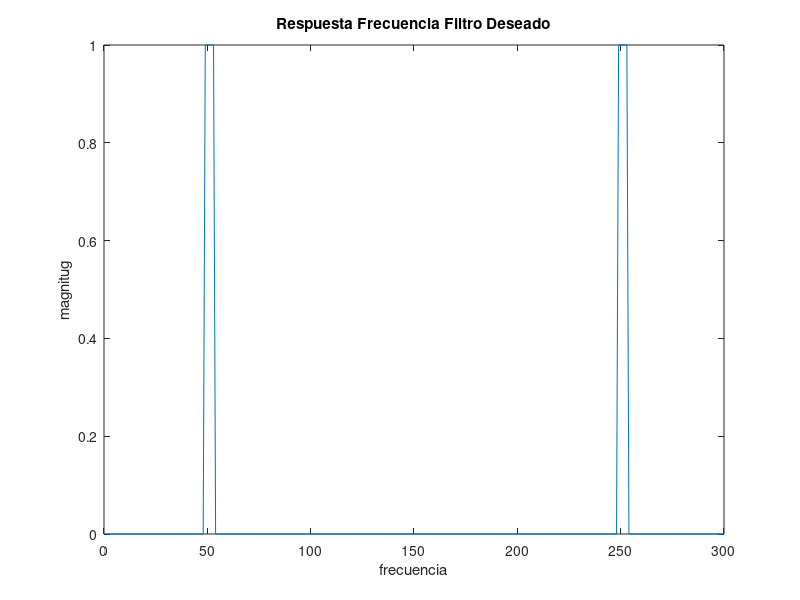
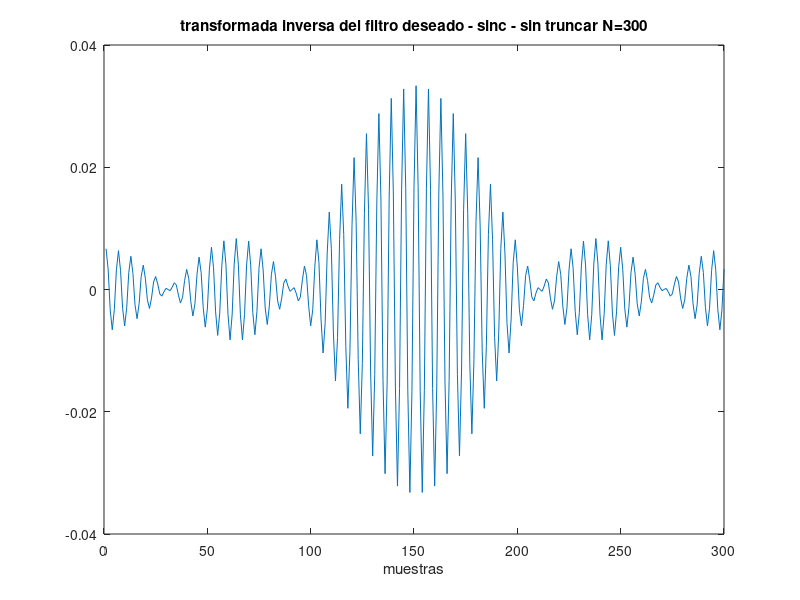
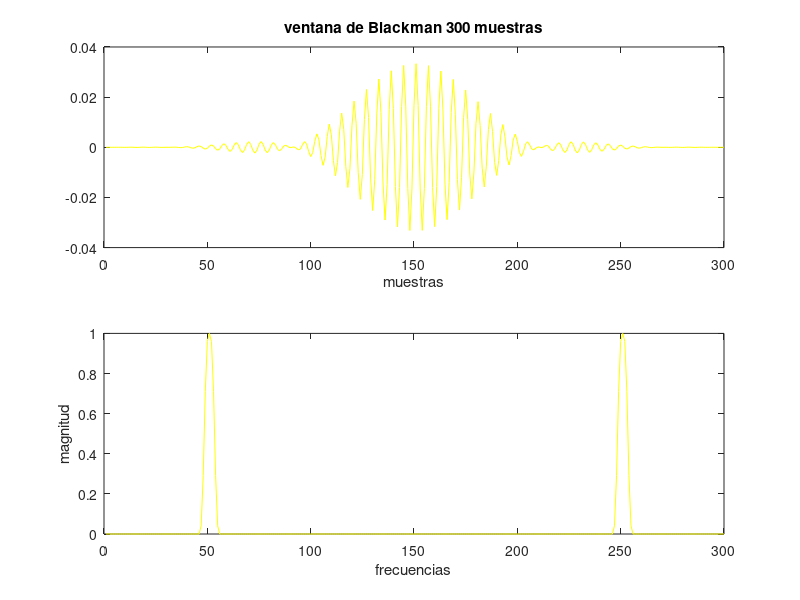
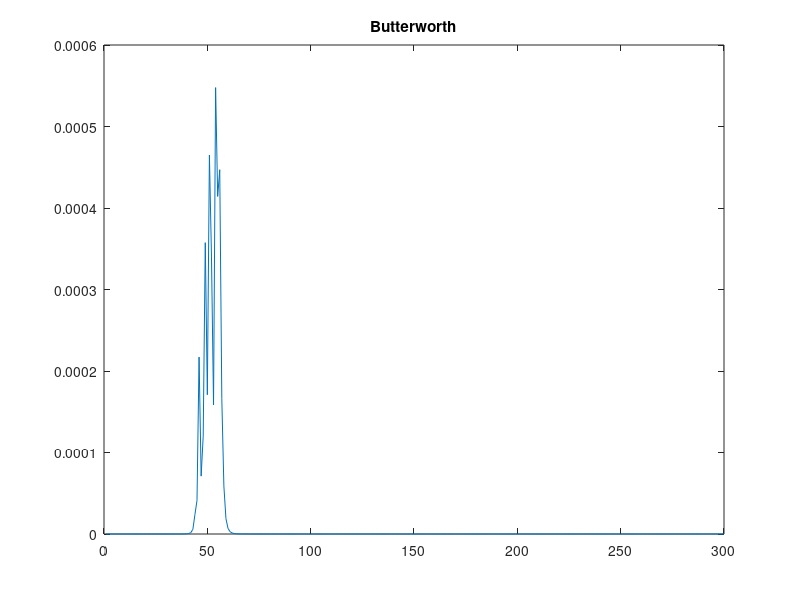

Source code (MATLAB) for these figures, in order: (Note: this script raises an error after producing the figures.)
clear all
close all
clc
%Filtro FIR
%elimimar ruido de 50 Hz
%DATOS
%deltaF=fm/N=1/NT=1/T_t
N=300;	%se�al muestreada a 300hz (suponemos duracion 1 seg)
truncado=300;	%cantidad de muestras que tomo para el truncado temporal. (ventana en el tiempo,la cual voy a antitransformar y convolucionar en la frecuencia)
ancho=2;	%ancho para eliminar componente de 50Hz

%MUESTREO DE LA RESPUESTA EN FRECUENCIA
%recordar que en los filtro FIR, yo armo la respuesta en frecuencia que
%quiero para mi filtro, y luego antitransformo esa H[k] para obtener los
%coeficientes de mi filtro ( h[n])
fft_f=zeros(1,N);

%elimino las muestras anterior y posterior a k = 51 (50hz) con el
%ancho definido arriba
for i=-ancho:ancho,
fft_f(51+i)=1;	% frecuencia positiva 
fft_f(251+i)=1;	% frecuencia negativa
end
%ploteo mi respuesta en frecuencia
figure('name','H[k] deseada');
plot(fft_f);
xlabel('frecuencia');
ylabel('magnitug');
title('Respuesta Frecuencia Filtro Deseado')
%APLICO LA TDF INVERSA
f=real(ifft(fft_f)); %f esta en el tiempo
figure('name','ifft de H[k] -> h[n]');
plot(fftshift(f));
xlabel('muestras');
title('transformada inversa del filtro deseado - sinc - sin truncar N=300') 
% se observa que la antitransformada es una sinc

%REALIZO EL TRUNCADO TEMPORAL (trunco  la sinc temporal)
%f truncada
ftrunc=[f(1:truncado/2) f(N-truncado/2+1:N)]; %trunco en el tiempo
%MUESTRO DE [-fm/2 fm/2] CON FFTSHIFT
figure('name', 'f en tiempo truncada por N muestras');
h=fftshift(ftrunc); %acomodo las muestras
plot(h);
xlabel('muestras'); 
title('transformada inversa del filtro deseado - sinc - truncarda N=100');

 
%VENTANAS
%ventana de Blackman --####
windows3=h.*blackman(length(h))';



 
%GRAFICO PARA COMPARAR RESULTADOS 
whitebg([.5,.5,.5])
%figure('name','ventana de Blackman');
subplot(2,1,1);
plot(windows3,'y');
xlabel('muestras'); 
title(['ventana de Blackman ',num2str(truncado),' muestras']); 
subplot(2,1,2); 
plot(abs(fft(windows3)),'y');
xlabel('frecuencias');
ylabel('magnitud');


%construyo la se�al senoidal muestreada a 200hz
fm=200;
dt=1/fm;
t_tot=1;
t=[0:dt:t_tot-dt];
s=sin(2*pi*t*15) + sin(2*pi*t*50);

figure(11);
xlabel('frecuencias');
plot(abs(fftshift(fft(s))));

convolucionado = conv( windows3, s );
figure(12);
xlabel('Frecuencias');
plot(abs(real(fftshift(fft(convolucionado)))));

freq = 50; % en Hz
%Butterworth
[Nbut, Wnbut] = buttord( [48/N 52/N ], [45/N 55/N], 0.5, 55)
[Bbut, Abut] = butter(Nbut, Wnbut);
figure('name','Ejercicio 3 - Butterworth');
plot(abs(freqz(Bbut,Abut,N)));title('Butterworth');

n=20;
wn=60/(fm/2);
[num,denom]=butter(n,wn);
y2=filter(num,denom,x);
